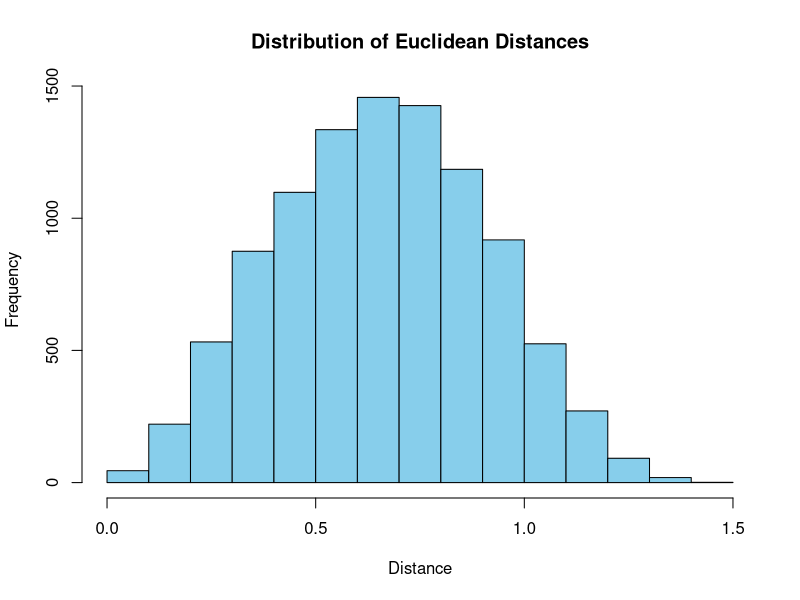
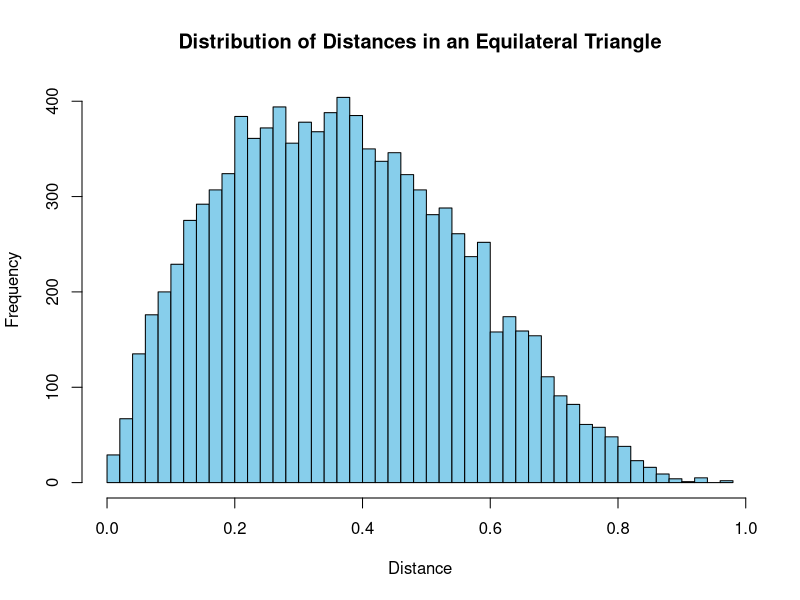
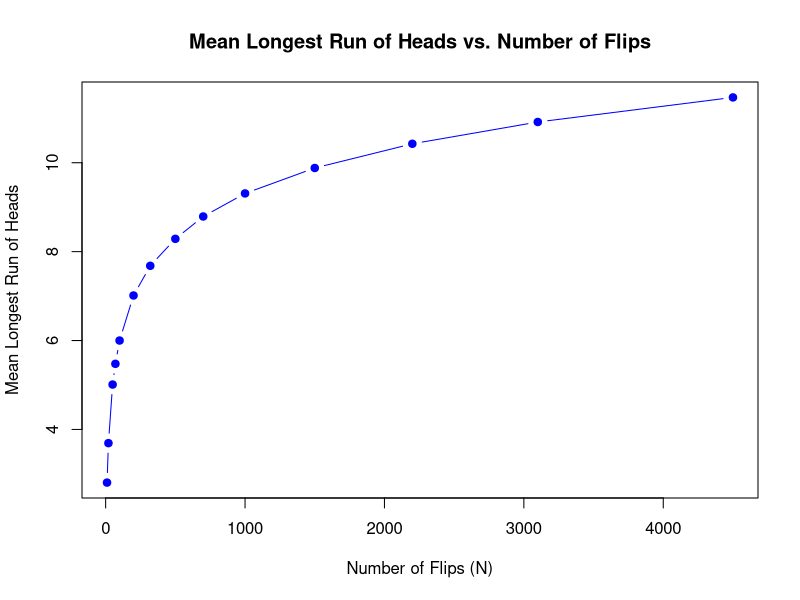
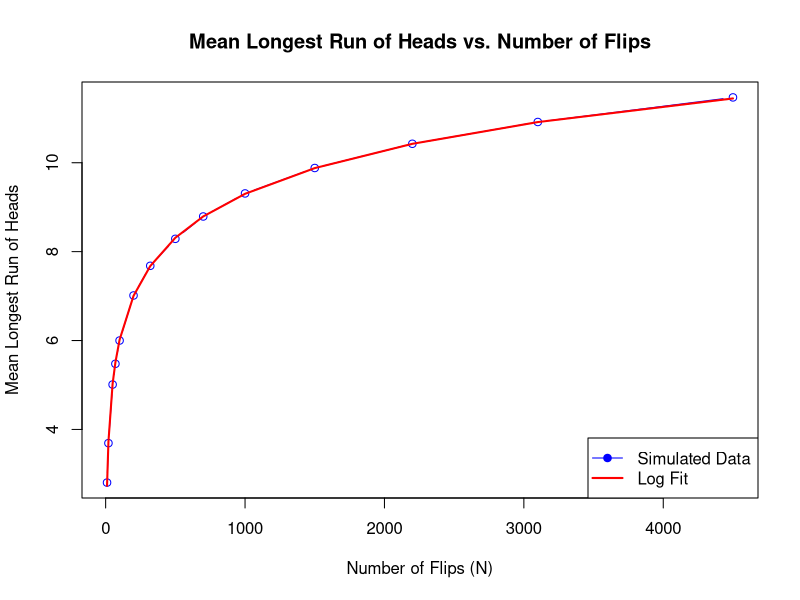

Recreate these plots in R, in order. (Note: this script raises an error after producing the figures.)
## ---- chunk 1

N <- 10000

points <- runif(6*N)
matrix_points <- matrix(points, ncol=6, byrow=TRUE)
# Now col 1 is x1, col2 is y1, col3 is z1,...

head(matrix_points)

## ---- chunk 2

distances <- sqrt((matrix_points[,4] - matrix_points[,1])^2 + 
                  (matrix_points[,5] - matrix_points[,2])^2 + 
                  (matrix_points[,6] - matrix_points[,3])^2)

robbins_constant <- mean(distances)
robbins_constant

hist(distances, main="Distribution of Euclidean Distances", xlab="Distance", col="skyblue")

## ---- chunk 3

true_value = 1/105 * (4 + 17 * sqrt(2) - 6 * sqrt(3) + 21 * log(1 + sqrt(2)) + 42 * log(2 + sqrt(3)) - 7 * pi)

true_value

percentage_error <- abs(true_value - robbins_constant) / true_value * 100

percentage_error

## ---- chunk 4

N <- 1e7

points <- runif(6*N)
matrix_points <- matrix(points, ncol=6, byrow=TRUE)
# Now col 1 is x1, col2 is y1, col3 is z1,...

distances <- sqrt((matrix_points[,4] - matrix_points[,1])^2 + 
                  (matrix_points[,5] - matrix_points[,2])^2 + 
                  (matrix_points[,6] - matrix_points[,3])^2)

robbins_constant <- mean(distances)

percentage_error <- abs(true_value - robbins_constant) / true_value * 100

percentage_error

## ---- chunk 5

N <- 10000

generate_point <- function() {
  u <- runif(1)
  v <- runif(1)
  if (u + v > 1) {
    u <- 1 - u
    v <- 1 - v
  }
  x <- u + 0.5 * v
  y <- sqrt(3)/2 * v
  return(c(x, y))
}

distances <- replicate(N, {
  pt1 <- generate_point()
  pt2 <- generate_point()
  sqrt(sum((pt2 - pt1)^2))
})

mean_distance <- mean(distances)

mean_distance

hist(distances, main="Distribution of Distances in an Equilateral Triangle", xlab="Distance", col="skyblue", breaks=40)


## ---- chunk 6
# given output of rbernoulli or rbinom (a vector of 0's and 1's)
# compute the length of the longest continuous run of 1's
longest_head_run <- function(trials) {
  rle_encoded <- rle(trials)
  head_sequence_indicators <- rle_encoded$values == 1
  
  if (!any(head_sequence_indicators)) {
    return(0L)
  }
  
  lengths_head_sequences <- rle_encoded$lengths[head_sequence_indicators]
  
  max(lengths_head_sequences)
}

# demo of using longest_head_run
longest_head_run(c(0, 0, 0, 0, 0, 0, 0, 0, 0, 0, 0, 0)) # returns 0
longest_head_run(c(1, 0, 1, 1, 0, 1, 1, 1, 0, 0, 0, 0)) # returns 3
## ---- chunk 7

simluated_flips <- rbinom(10,1,0.5)

longest_head_run(simluated_flips)

## ---- chunk 8

M <- 10000


find_mean_run <- function(N, M, p = 0.5) {
  results <- numeric(M)
  for(i in 1:M) {
    simulated_flips <- rbinom(N, 1, p)
    results[i] <- longest_head_run(simulated_flips)
  }
  
  return (mean(results))
}


find_mean_run(10, M)


## ---- chunk 9

M <- 10000

N_values <- c(20, 50, 70, 100)
mean_runs <- sapply(N_values, function(N) find_mean_run(N, M))

results_table <- data.frame(N = N_values, Mean_Longest_Run = mean_runs)

results_table

## ---- chunk 10

calculate_expected_longest_run <- function(n, p) {
  expected_longest_run <- log(n * (1 - p)) / log(1 / p)
  return(expected_longest_run)
}

n_values <- c(10, 20, 50, 70, 100)
p <- 0.5

expected_runs <- sapply(n_values, function(n) calculate_expected_longest_run(n, p))

results_table <- data.frame(N = n_values, Expected_Longest_Run = expected_runs)

results_table

## ---- chunk 11

n_values <- c(10, 20, 50, 70, 100, 200, 320, 500, 700, 1000, 1500, 2200, 3100, 4500)

M <- 10000
p <- 0.5

expected_runs <- sapply(n_values, function(n) find_mean_run(n, M, p))

plot(n_values, expected_runs, type = "b", col = "blue",
     main = "Mean Longest Run of Heads vs. Number of Flips",
     xlab = "Number of Flips (N)", ylab = "Mean Longest Run of Heads",
     pch = 19)


## ---- chunk 12

log_model <- lm(expected_runs ~ log(n_values))

predicted_runs <- predict(log_model, data.frame(n_values = n_values))

plot(n_values, expected_runs, type = "b", col = "blue",
     main = "Mean Longest Run of Heads vs. Number of Flips",
     xlab = "Number of Flips (N)", ylab = "Mean Longest Run of Heads")

lines(n_values, predicted_runs, col = "red", lwd = 2)

legend("bottomright", legend = c("Simulated Data", "Log Fit"), col = c("blue", "red"), lty = 1, pch = c(19, NA), lwd = c(1, 2))


## ---- chunk 13

mu <- 3
sigma <- 5

## ---- chunk 14

N <- 2
sample <- rnorm(N, mu, sigma)

sample_mean <- mean(sample)
sample_mean

sample_sd <- sd(sample)
sample_sd

t_statistic <- (sample_mean - mu) / (sample_sd / sqrt(N))
t_statistic

## ---- chunk 15

M <- 10000

find_tstats <- function(N, M, mu, sigma) {
  t_statistics <- numeric(M)
  for(i in 1:M) {
    sample <- rnorm(N, mu, sigma)
    sample_mean <- mean(sample)
    sample_sd <- sd(sample)
    t_statistics[i] <- (sample_mean - mu) / (sample_sd / sqrt(N))
  }
  
  return (t_statistics)
}

t_stats <- find_tstats(N, M, mu, sigma)

head(t_stats)

## ---- chunk 16

library(ggplot2)

df_t_stats <- data.frame(t_stats)

ggplot(df_t_stats, aes(x = t_stats)) +
  geom_density(fill = "skyblue", alpha = 0.5) +
  labs(title = "Density Plot of t-statistics",
       x = "t-statistic",
       y = "Density") +
  theme_minimal() +
  xlim(-10, 10)

## ---- chunk 17

density_plot <- ggplot(df_t_stats, aes(x = t_stats)) +
  geom_density(aes(y = ..density..), fill = "skyblue", alpha = 0.5) +
  labs(title = "Density Plot of t-statistics with Theoretical t-Distribution Overlay",
       x = "t-statistic",
       y = "Density") +
  theme_minimal() +
  xlim(-10, 10)

x_values <- seq(-10, 10, length.out = 200)
theoretical_density <- dt(x_values, df = 1)
df_theoretical <- data.frame(x_values, Density = theoretical_density)

density_plot + geom_line(data = df_theoretical, aes(x = x_values, y = Density), colour = "red", size = 1)

## ---- chunk 18

N_values <- c(3, 6, 11)


for (N in N_values) {
  M <- 10000
  mu <- 3
  sigma <- 5
  t_stats <- find_tstats(N, M, mu, sigma)
  
  df_simulated <- data.frame(t_stats = t_stats)
  
  # Generate data for theoretical t-distribution
  x_values <- seq(-10, 10, length.out = 200)
  theoretical_density <- dt(x_values, df = N-1)
  df_theoretical <- data.frame(x_values, Density = theoretical_density)
  
  p <- ggplot() +
    geom_density(data = df_simulated, aes(x = t_stats, y = ..density..), fill = "skyblue", alpha = 0.5) +
    geom_line(data = df_theoretical, aes(x = x_values, y = Density), color = "red", size = 1) +
    labs(title = paste("Simulated vs. Theoretical t-Distribution (N =", N, ")"),
         x = "t-statistic", y = "Density") +
    theme_minimal() +
    xlim(-10, 10)
  
  print(p)
}

## ---- chunk 19

N_values <- c(100, 1000)
for (N in N_values) {
  M <- 10000
  mu <- 3
  sigma <- 5
  t_stats <- find_tstats(N, M, mu, sigma)
  
  df_simulated <- data.frame(t_stats = t_stats)
  
  # Generate data for theoretical t-distribution
  x_values <- seq(-10, 10, length.out = 200)
  theoretical_density <- dt(x_values, df = N-1)
  df_theoretical <- data.frame(x_values, Density = theoretical_density)
  
  p <- ggplot() +
    geom_density(data = df_simulated, aes(x = t_stats, y = ..density..), fill = "skyblue", alpha = 0.5) +
    geom_line(data = df_theoretical, aes(x = x_values, y = Density), color = "red", size = 1) +
    labs(title = paste("Simulated vs. Theoretical t-Distribution (N =", N, ")"),
         x = "t-statistic", y = "Density") +
    theme_minimal() +
    xlim(-10, 10)
  
  print(p)
}

